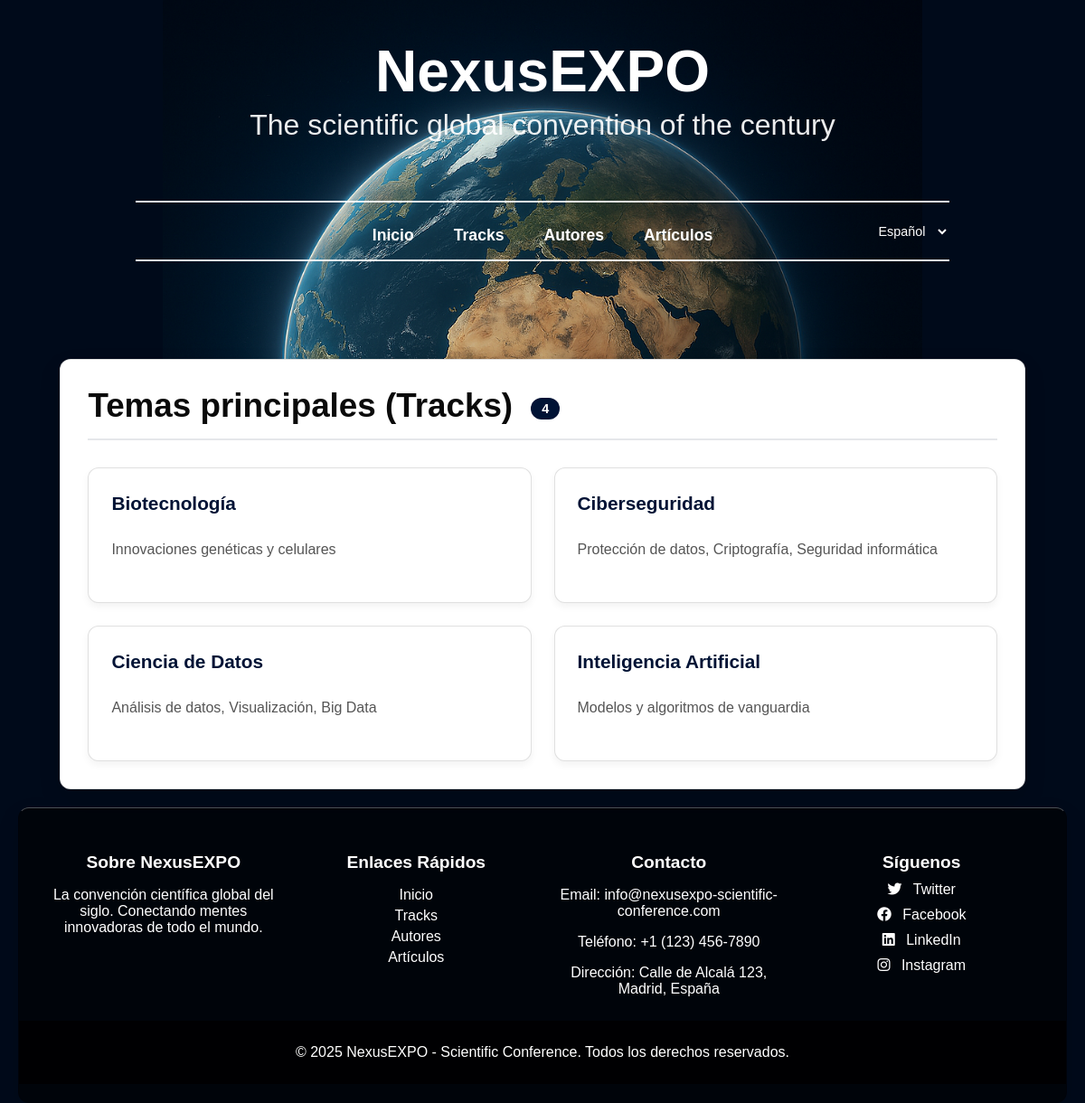
Before: /tracks/ with the older database file.
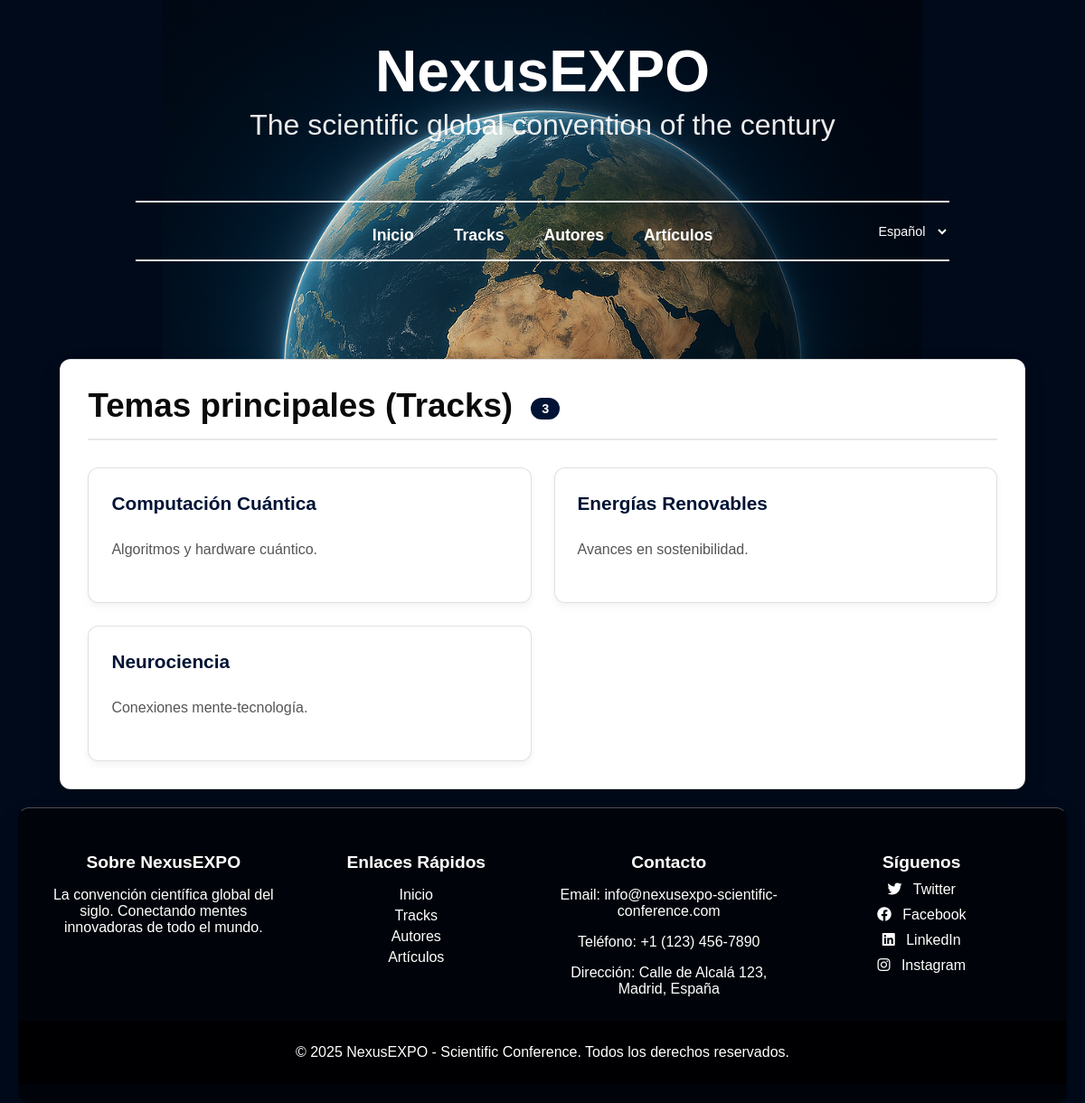
After: the same page with the newer database file.
### appScientificConference/models.py (models this page shows, shortened)
class Track(models.Model):
    nombre = models.CharField(max_length=100)
    descripcion = models.TextField()

### appScientificConference/views.py (the view)
# urls.py: path('tracks/', views.ListaTracksView.as_view(), name='lista_tracks'),
class ListaTracksView(ListView):
    model = Track
    template_name = 'tracks/tracks.html'
    context_object_name = 'tracks'
    ordering = ['nombre']

### appScientificConference/templatetags/i18n_helpers.py (called while the page is built)
@register.simple_tag(takes_context=True)
def current_path_in_language(context, lang_code):
    request = context.get('request')
    if not request:
        return '/'
    full = request.get_full_path()  # incluye query string
    split = urlsplit(full)
    path = split.path or '/'
    lang_codes = [code for code, _ in settings.LANGUAGES]
    parts = path.split('/')
    first = parts[1] if len(parts) > 1 else ''
    if first in lang_codes:
        rest = '/' + '/'.join(parts[2:]) if len(parts) > 2 else '/'
    else:
        rest = path
    if lang_code == settings.LANGUAGE_CODE:
        new_path = rest
    else:
        if rest == '/':
            new_path = f'/{lang_code}/'
        else:
            new_path = f'/{lang_code}{rest}'
    return new_path + (f'?{split.query}' if split.query else '')

### appScientificConference/templates/tracks/tracks.html (shortened to what this page needs)
{% extends 'base.html' %}
{% load i18n %}
{% block content %}
<main>
    <section class="contenedor-lista-tracks">
        <h2 class="titulo-lista-tracks">
            {% trans "Temas principales (Tracks)" %}
            {% if tracks %}
                <span class="contador-tracks">{{ tracks|length }}</span>
            {% endif %}
        </h2>
        {% if tracks %}
            <ul class="grid-tracks">
                {% for track in tracks %}
                    <li class="tarjeta-track">
                        <div class="cabecera-track">
                            <a href="{% url 'show_track' track.id %}" class="enlace-track-titulo">
                                {{ track.nombre }}
                            </a>
                        </div>
                        <div class="contenido-track">
                            <p class="descripcion-track">
                                {{ track.descripcion|truncatewords:35|linebreaksbr }}
                            </p>
                        </div>
                    </li>
                {% endfor %}
            </ul>
        {% endif %}
    </section>
</main>
{% endblock %}

### appScientificConference/templates/base.html (shortened to what this page needs)
{% load static i18n i18n_helpers %}
<!DOCTYPE html>
<html lang="{{ LANGUAGE_CODE }}">
<head>
    <link rel="stylesheet" href="{% static 'css/base.css' %}">
    <link rel="stylesheet" href="{% static 'css/autor.css' %}">
    <link rel="stylesheet" href="{% static 'css/track.css' %}">
    <link rel="stylesheet" href="{% static 'css/formulario.css' %}">
    <link rel="stylesheet" href="https://cdnjs.cloudflare.com/ajax/libs/font-awesome/6.0.0/css/all.min.css">
</head>
<body>
    <header class="site-header">
        <div class="branding">
            <div class="titles">
                <h1>{% trans "NexusEXPO" %}</h1>
                <h2>{% trans "The scientific global convention of the century" %}</h2>
            </div>
            <div class="nav-and-lang">
                <nav class="main-nav">
                    <a href="{% url 'index' %}">{% trans "Inicio" %}</a>
                    <a href="{% url 'lista_tracks' %}">{% trans "Tracks" %}</a>
                    <a href="{% url 'lista_autores' %}">{% trans "Autores" %}</a>
                    <a href="{% url 'lista_articulos' %}">{% trans "Artículos" %}</a>
                </nav>
                {% get_current_language as CURRENT_LANGUAGE %}
                <form id="language-switcher" action="{% url 'set_language' %}" method="post">
                    <select name="language" id="language-select"
                            onchange="document.getElementById('language-next').value=this.options[this.selectedIndex].dataset.next; this.form.submit();">
                        <option value="es"
                                data-next="{% current_path_in_language 'es' %}"
                                {% if CURRENT_LANGUAGE == 'es' %}selected{% endif %}>
                            {% trans "Español" %}
                        </option>
                    </select>
                </form>
            </div>
        </div>
    </header>
    <main>
        {% block content %}{% endblock %}
    </main>
     <footer class="site-footer">
        <div class="footer-content">
            <div class="footer-section">
                <h3>{% trans "Sobre NexusEXPO" %}</h3>
                <p>{% trans "La convención científica global del siglo. Conectando mentes innovadoras de todo el mundo." %}</p>
            </div>
            <div class="footer-section">
                <h3>{% trans "Enlaces Rápidos" %}</h3>
                <ul>
                    <li><a href="{% url 'index' %}">{% trans "Inicio" %}</a></li>
                    <li><a href="{% url 'lista_tracks' %}">{% trans "Tracks" %}</a></li>
                    <li><a href="{% url 'lista_autores' %}">{% trans "Autores" %}</a></li>
                    <li><a href="{% url 'lista_articulos' %}">{% trans "Artículos" %}</a></li>
                </ul>
            </div>
            <div class="footer-section">
                <h3>{% trans "Contacto" %}</h3>
                <p>{% trans "Email: info@nexusexpo-scientific-conference.com" %}</p>
                <p>{% trans "Teléfono: +1 (123) 456-7890" %}</p>
                <p>{% trans "Dirección: Calle de Alcalá 123, Madrid, España" %}</p>
            </div>
            <div class="footer-section">
                <h3>{% trans "Síguenos" %}</h3>
                <div class="social-links">
                    <a href="https://twitter.com/nexusexpo-scientific-conference" target="_blank" aria-label="Twitter"><i class="fab fa-twitter"></i> Twitter</a>
                    <a href="https://facebook.com/nexusexpo-scientific-conference" target="_blank" aria-label="Facebook"><i class="fab fa-facebook"></i> Facebook</a>
                    <a href="https://linkedin.com/company/nexusexpo-scientific-conference" target="_blank" aria-label="LinkedIn"><i class="fab fa-linkedin"></i> LinkedIn</a>
                    <a href="https://instagram.com/nexusexpo-scientific-conference" target="_blank" aria-label="Instagram"><i class="fab fa-instagram"></i> Instagram</a>
                </div>
            </div>
        </div>
        <div class="footer-bottom">
            <p>&copy; 2025 {% trans "NexusEXPO - Scientific Conference" %}. {% trans "Todos los derechos reservados." %}</p>
        </div>
    </footer>
</body>
</html>

### appScientificConference/static/css/base.css (style rules this page uses)
:root { --electric-blue: #001335; --panel-bg: #ffffff; --panel-border: rgba(0, 0, 0, 0.12); --text-dark: #0a0a0a; --text-light: #f5f7ff; --radius: 12px; --shadow: 0 10px 24px rgba(0, 0, 0, 0.12); }
*, *::before, *::after { box-sizing: border-box; }
html, body { height: 100%; }
body { margin: 20px; font-family: Arial, Helvetica, sans-serif; color: var(--text-light); background-color: #000a1a; background-image: url('../img/background.png'); background-repeat: no-repeat; background-position: top center; background-size: 70% auto; background-attachment: fixed; }
header, footer { background: var(--panel-bg); color: var(--text-dark); padding: 16px 20px; border-radius: var(--radius); border: 1px solid var(--panel-border); box-shadow: var(--shadow); text-align: center; }
header h1 { margin: 0 0 6px 0; font-size: clamp(2.2rem, 5vw, 3.2rem); line-height: 1.1; }
header h2 { margin: 0 0 12px 0; font-size: clamp(1.2rem, 3vw, 1.8rem); font-weight: 500; color: #333; }
nav a { color: var(--text-dark); text-decoration: none; font-weight: 600; }
main { margin-top: 20px; }
main > section, main > article, main > div, main > ul, main > form { background: var(--panel-bg); color: var(--text-dark); padding: 16px 20px; margin: 16px 0; border-radius: var(--radius); border: 1px solid var(--panel-border); box-shadow: var(--shadow); }
main a { color: #031737; text-decoration: none; }
.site-header { background: transparent; color: #fff; padding: 24px 0 8px; border: 0; box-shadow: none; text-align: center; margin-bottom: 12px; }
.site-header h1 { margin: 0 0 6px 0; font-size: clamp(4rem, 12vw, 4rem); line-height: 1.1; color: #fff; }
.site-header h2 { margin: 0 0 14px 0; font-size: clamp(1.3rem, 4vw, 2rem); font-weight: 500; color: rgba(255,255,255,0.92); }
.main-nav { display: flex; gap: 10px; justify-content: center; flex-wrap: wrap; margin-top: 10px; font-size: 0; }
.main-nav a { font-size: 0.95rem; display: inline-block; padding: 8px 12px; background: #fff; color: var(--electric-blue); border: 1px solid rgba(0,0,0,0.08); border-radius: 10px; text-decoration: none; font-weight: 700; box-shadow: var(--shadow); }
footer { background: var(--panel-bg); color: var(--text-dark); padding: 16px 20px; border-radius: var(--radius); border: 1px solid var(--panel-border); box-shadow: var(--shadow); text-align: center; }
.site-header { background: transparent; color: #fff; padding: 24px 0 8px; border: 0; box-shadow: none; margin-bottom: 100px; }
.site-header .branding { margin: 0 auto; }
.site-header .titles { text-align: center; }
.nav-and-lang { display: flex; align-items: center; justify-content: center; position: relative; margin-top: 65px; padding: 10px 0; width: 75vw; margin-left: auto; margin-right: auto; }
.nav-and-lang::before { content: ''; position: absolute; top: 0; left: 0; right: 0; height: 2px; background: #fff; opacity: 0.9; }
.nav-and-lang::after { content: ''; position: absolute; bottom: 0; left: 0; right: 0; height: 2px; background: #fff; opacity: 0.9; }
.main-nav { display: flex; gap: 20px; flex-wrap: wrap; font-size: 0; position: relative; z-index: 1; }
.main-nav a { font-size: 1.1rem; display: inline-block; padding: 8px 12px; background: transparent; color: #fff; border: none; border-radius: 0; text-decoration: none; font-weight: 600; box-shadow: none; transition: transform 0.2s ease; }
#language-switcher { position: absolute; right: 0; display: flex; align-items: center; }
#language-switcher select { padding: 0.3rem 0.6rem; border-radius: 0; border: none; background: transparent; color: #ffffff; font-size: 0.9rem; cursor: pointer; transition: transform 0.2s ease; }
.site-footer { background-color: rgba(0, 0, 0, 0.6); color: white; padding: 20px 0; margin-top: 20px; border-top: 1px solid rgba(255, 255, 255, 0.3); }
.footer-content { display: flex; justify-content: space-around; flex-wrap: wrap; max-width: 1200px; margin: 0 auto; padding: 0 20px; }
.footer-section { flex: 1; min-width: 200px; margin: 10px; }
.footer-section h3 { font-size: 1.2em; margin-bottom: 10px; color: white; }
.footer-section ul { list-style: none; padding: 0; }
.footer-section ul li { margin-bottom: 5px; }
.footer-section ul li a { color: white; text-decoration: none; }
.social-links a { display: block; margin-bottom: 10px; text-decoration: none; color: white; }
.social-links a i { margin-right: 8px; }
.footer-bottom { text-align: center; padding: 10px 0; background-color: rgba(0, 0, 0, 0.8); color: white; }

Changed rows visible on the page:
removed Track: nombre "Biotecnología", descripcion "Innovaciones genéticas y celulares"
removed Track: nombre "Ciberseguridad", descripcion "Protección de datos, Criptografía, Seguridad informática"
removed Track: nombre "Ciencia de Datos", descripcion "Análisis de datos, Visualización, Big Data"
removed Track: nombre "Inteligencia Artificial", descripcion "Modelos y algoritmos de vanguardia"
added Track: nombre "Computación Cuántica", descripcion "Algoritmos y hardware cuántico."
added Track: nombre "Energías Renovables", descripcion "Avances en sostenibilidad."
added Track: nombre "Neurociencia", descripcion "Conexiones mente-tecnología."
Other visible differences:
{{ tracks|length }}: "4" → "3"
